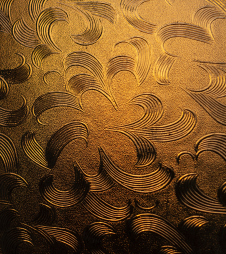
#> input picture Tugas-4/image01.png, 226 x 254 px
$ python DFT.py
#> lines starting #> are read from the running program, lines starting #| are printed output that depends on the picture
# TIARA JULI ARSITA
# F55121053
import cv2
import numpy as np
from matplotlib import pyplot as plt

# Load  the image
img = cv2.imread('image01.png', 0)
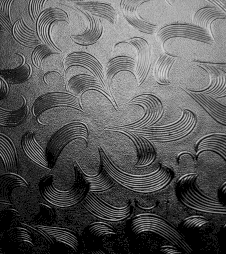
#> img: shape (254, 226); min 0, max 217, mean 89.1

# Perform DFT on the image
dft = cv2.dft(np.float32(img), flags=cv2.DFT_COMPLEX_OUTPUT)
dft_shift = np.fft.fftshift(dft)
magnitude_spectrum = 20*np.log(cv2.magnitude(dft_shift[:,:,0], dft_shift[:,:,1]))
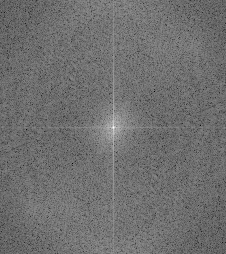
#> magnitude_spectrum: shape (254, 226) float32; min 57.17, max 309, mean 167.4; drawn with min black and max white

# Perform inverse DFT to get the processed image
dft_ishift = np.fft.ifftshift(dft_shift)
img_back = cv2.idft(dft_ishift)
img_back = cv2.magnitude(img_back[:,:,0], img_back[:,:,1])
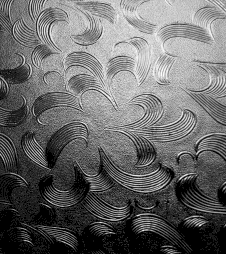
#> img_back: shape (254, 226) float32; min 0, max 12456667, mean 5116122.5; drawn with min black and max white

# Display the results
plt.subplot(121), plt.imshow(img, cmap='gray')
plt.title('Input Image'), plt.xticks([]), plt.yticks([])
plt.subplot(122), plt.imshow(magnitude_spectrum, cmap='gray')
plt.title('Magnitude Spectrum'), plt.xticks([]), plt.yticks([])
plt.show()
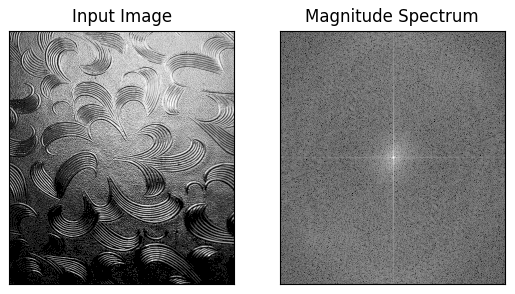
#> figure drawn by matplotlib, 2 panels

$ run again, with Tugas-4/image02.png copied over Tugas-4/image01.png
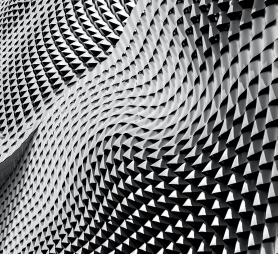
#> input picture Tugas-4/image02.png, 278 x 254 px
#> `magnitude_spectrum = 20*np.log(cv2.magnitude(dft_shift[:,:,0], dft_shi..`:
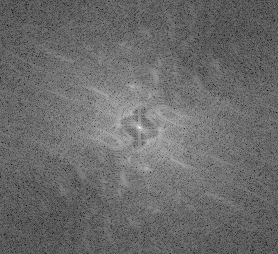
#> magnitude_spectrum: shape (254, 278) float32; min 71.01, max 319, mean 175.2; drawn with min black and max white
#> `plt.show()`:
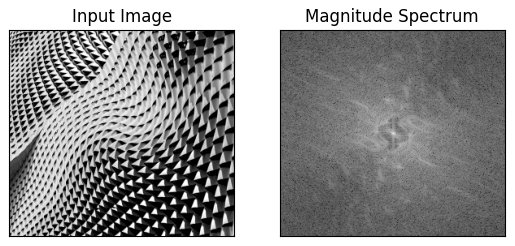
#> figure drawn by matplotlib, 2 panels

$ run again, with Tugas-4/image03.png copied over Tugas-4/image01.png
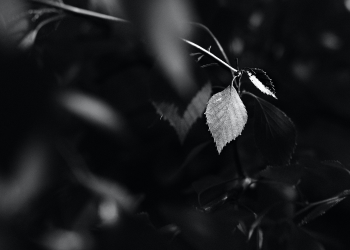
#> input picture Tugas-4/image03.png, 350 x 250 px
#> `magnitude_spectrum = 20*np.log(cv2.magnitude(dft_shift[:,:,0], dft_shi..`:
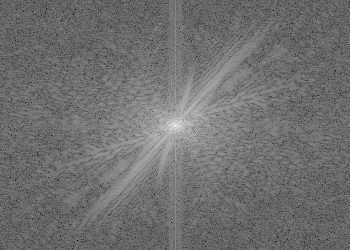
#> magnitude_spectrum: shape (250, 350) float32; min 38.18, max 288.9, mean 148.4; drawn with min black and max white
#> `plt.show()`:
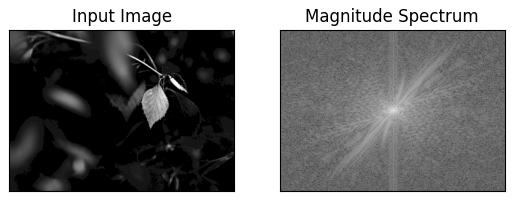
#> figure drawn by matplotlib, 2 panels

$ run again, with Tugas-4/image04.png copied over Tugas-4/image01.png
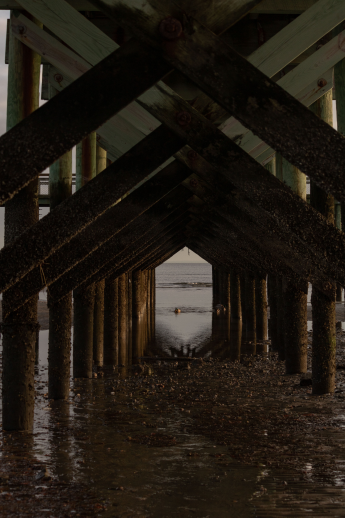
#> input picture Tugas-4/image04.png, 345 x 518 px
#> `magnitude_spectrum = 20*np.log(cv2.magnitude(dft_shift[:,:,0], dft_shi..`:
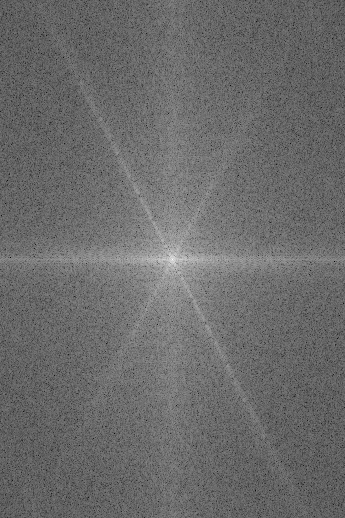
#> magnitude_spectrum: shape (518, 345) float32; min 49.82, max 305.8, mean 157.8; drawn with min black and max white
#> `plt.show()`:
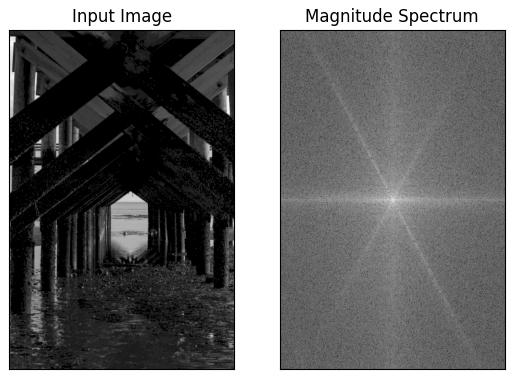
#> figure drawn by matplotlib, 2 panels
